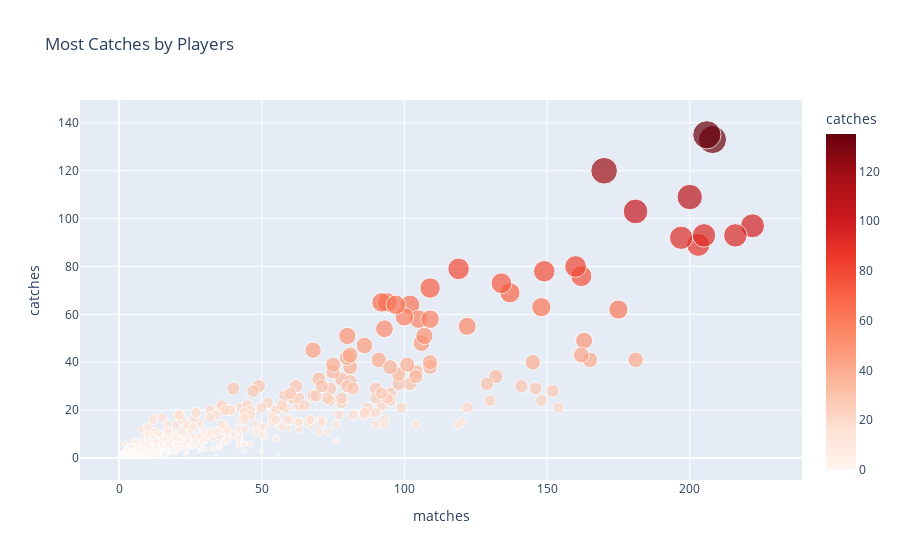

Notebook code for this chart:
### Code cell
# Make a scatter plot to determine which player caught the most Catches.
fig = px.scatter(final_df, x='matches', y='catches',color='catches',
                 size='catches', hover_name=final_df.index, title='Most Catches by Players')
fig.update_layout(coloraxis=dict(colorscale='reds'))

fig.show()

### Figure 1 — Plotly figure (JSON) as saved in the notebook; plotly's stock layout.template omitted (floating-point values rounded to 4 significant figures; data arrays with more than 128 entries replaced by an {"elided": "..."} marker saying what was removed)
{"data": [{"hovertemplate": "<b>%{hovertext}</b><br><br>matches=%{x}<br>catches=%{marker.color}<extra></extra>", "hovertext": {"elided": "656 str values"}, "legendgroup": "", "marker": {"color": {"elided": "656 int values"}, "coloraxis": "coloraxis", "size": {"elided": "656 int values"}, "sizemode": "area", "sizeref": 0.3375, "symbol": "circle"}, "mode": "markers", "name": "", "orientation": "v", "showlegend": false, "type": "scatter", "x": {"elided": "656 int values"}, "xaxis": "x", "y": {"elided": "656 int values"}, "yaxis": "y"}], "layout": {"coloraxis": {"colorbar": {"title": {"text": "catches"}}, "colorscale": [[0, "rgb(255,245,240)"], [0.125, "rgb(254,224,210)"], [0.25, "rgb(252,187,161)"], [0.375, "rgb(252,146,114)"], [0.5, "rgb(251,106,74)"], [0.625, "rgb(239,59,44)"], [0.75, "rgb(203,24,29)"], [0.875, "rgb(165,15,21)"], [1, "rgb(103,0,13)"]]}, "legend": {"itemsizing": "constant", "tracegroupgap": 0}, "title": {"text": "Most Catches by Players"}, "xaxis": {"anchor": "y", "domain": [0, 1], "title": {"text": "matches"}}, "yaxis": {"anchor": "x", "domain": [0, 1], "title": {"text": "catches"}}}}
